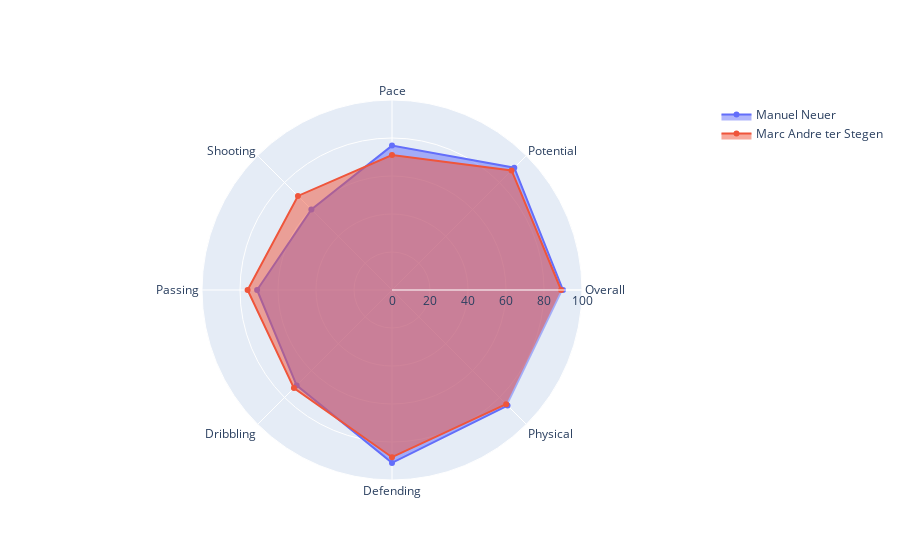

Notebook source saved alongside this figure:
### Markdown cell above
There has been a lot of heat in the German Camp around the discussion on who's their No 1 in Goal, is it the evergreen ManWall Neuer or Barcelona's saviour Marc Andre Ter Stegen? 🥇

### Code cell
#A more accurate Goalkeeper cmparison can be done by making another radar chart model wherein the parameters are GK related.

wall = pdata.iloc[16].tolist()
wall += wall [:1]

mats = pdata.iloc[7].tolist()
mats += mats[:1]

radar('Manuel Neuer',np.array(vvd),'Marc Andre ter Stegen',np.array(sr))

### Figure 1 — Plotly figure (JSON) as saved in the notebook; plotly's stock layout.template omitted (floating-point values rounded to 4 significant figures)
{"data": [{"fill": "toself", "name": "Manuel Neuer", "r": [90, 91, 76, 60, 71, 71, 91, 86, 90], "theta": ["Overall", "Potential", "Pace", "Shooting", "Passing", "Dribbling", "Defending", "Physical"], "type": "scatterpolar"}, {"fill": "toself", "name": "Marc Andre ter Stegen", "r": [89, 89, 71, 70, 76, 73, 88, 85, 89], "theta": ["Overall", "Potential", "Pace", "Shooting", "Passing", "Dribbling", "Defending", "Physical"], "type": "scatterpolar"}], "layout": {"polar": {"radialaxis": {"range": [0, 100], "visible": true}}, "showlegend": true}}
